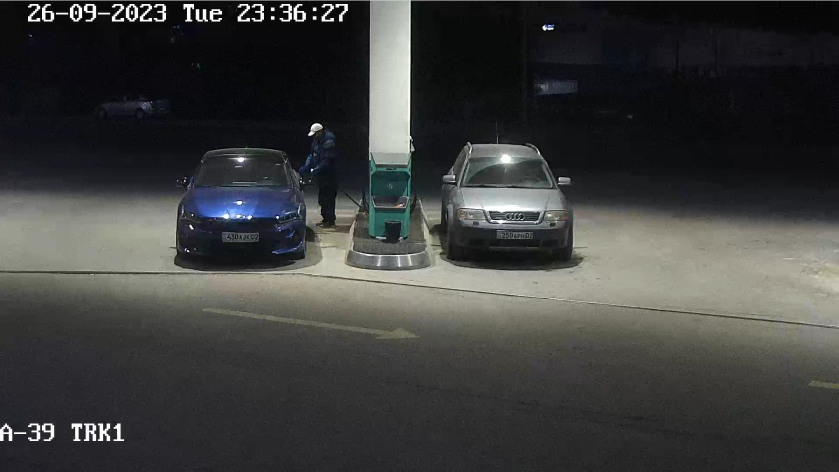
#> input picture dataset/cars-plate-kz/train/images/-2023-10-16-14-49-31_png_jpg.rf.1176f87da195e713d0e900bbca6984b7.jpg, 1678 x 944 px (shown at 1/2 size)
$ python -i anpr.py   (imports and definitions only)
#> lines starting #> are read from the running program, lines starting #| are printed output that depends on the picture; after the words box and inside, x2 and y2 are one past the last pixel; in counts of white or black regions, pixels touching at a corner belong together
#> further down, picture is the input picture: shape (944, 1678, 3); mean B, G, R 60.4, 61.6, 60.9
# anpr.py
from __future__ import annotations

from dataclasses import dataclass
from typing import Any, Dict, Optional, Tuple, Union

import os
from datetime import datetime

import cv2
import numpy as np
from ultralytics import YOLO

from modules.ocr import PlateOCR
from limitations.plate_rules import normalize_plate   # <<< вот это добавляем


ImageType = Union[str, np.ndarray]


@dataclass
class DetectionResult:
    plate: Optional[str]
    det_conf: float
    ocr_conf: float
    bbox: Optional[Tuple[int, int, int, int]]


def preprocess_plate(img: np.ndarray) -> Tuple[np.ndarray, np.ndarray]:
    """
    Жёсткая предобработка маленького номера:
    - серое изображение
    - CLAHE (контраст)
    - bilateral filter (шум)
    - ресайз вверх
    - адаптивный порог
    """
    if img.ndim == 3:
        gray = cv2.cvtColor(img, cv2.COLOR_BGR2GRAY)
    else:
        gray = img

    # Увеличиваем картинку, чтобы OCRу было проще
    h, w = gray.shape[:2]
#> h = 944; w = 1678
    scale = max(2.0, 240.0 / max(h, w))
#> scale = 2
    new_w = int(w * scale)
#> new_w = 3356
    new_h = int(h * scale)
#> new_h = 1888
    gray = cv2.resize(gray, (new_w, new_h), interpolation=cv2.INTER_CUBIC)
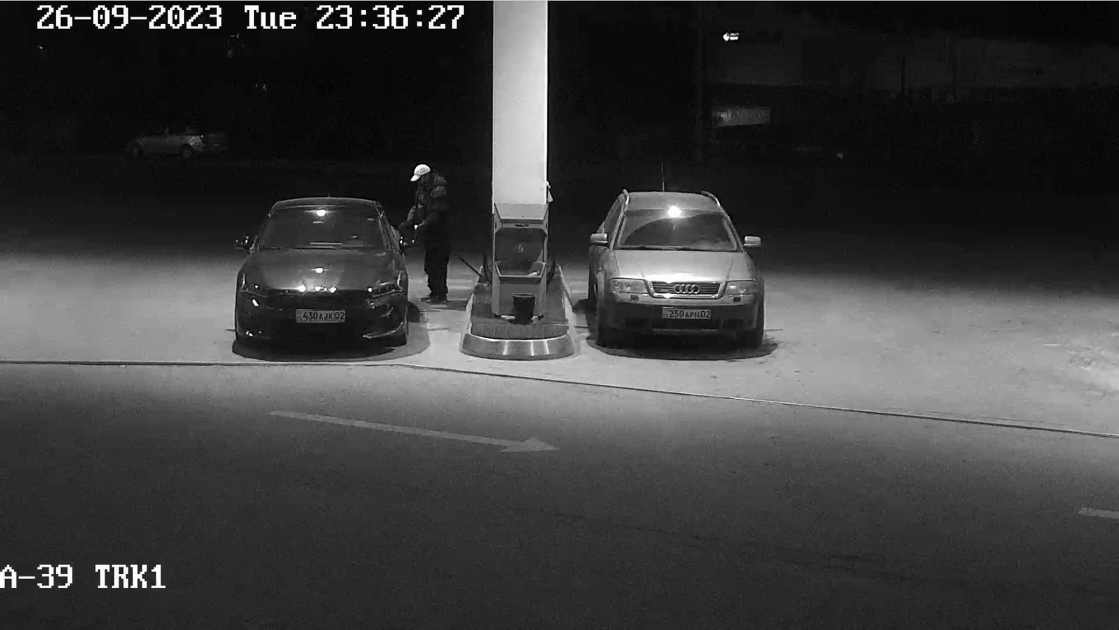
#> gray: shape (1888, 3356) (shown at 1/3 size); min 0, max 255, mean 61.2

    # Выравниваем контраст
    clahe = cv2.createCLAHE(clipLimit=2.0, tileGridSize=(8, 8))
    clahe_img = clahe.apply(gray)
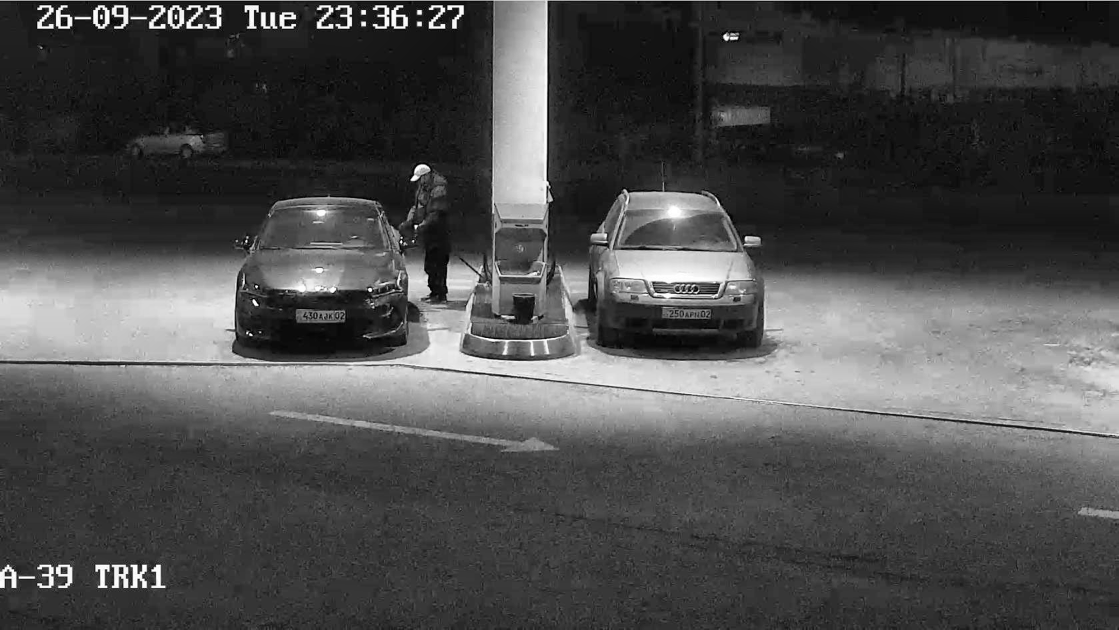
#> clahe_img: shape (1888, 3356) (shown at 1/3 size); min 0, max 255, mean 76.2
    clahe_bgr = cv2.cvtColor(clahe_img, cv2.COLOR_GRAY2BGR)

    # --- вместо bilateral + adaptiveThreshold делаем так ---

    # Чуть сглаживаем шум
    blur = cv2.GaussianBlur(clahe_img, (5, 5), 0)

    # Глобальный порог Otsu — обычно лучше на номерах, чем адаптивный истерик
    _, th = cv2.threshold(
        blur,
        0,
        255,
        cv2.THRESH_BINARY + cv2.THRESH_OTSU,
    )
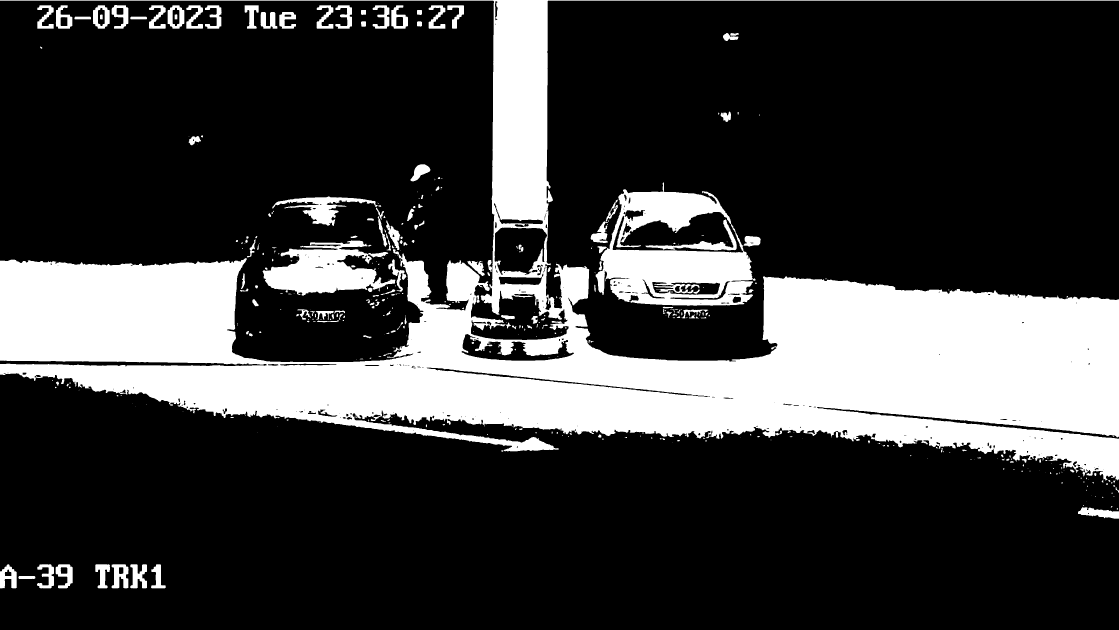
#> th: shape (1888, 3356) (shown at 1/3 size); 23.9% white; 410 white regions (209 under 20 px), largest, box (x1, y1, x2, y2) and area: (0, 0, 3356, 1442) 1298558, (1787, 547, 2267, 917) 89525, (788, 721, 1187, 887) 36052

    # Небольшая морфология: убираем одиночный шум и склеиваем дырки в символах
    kernel = np.ones((3, 3), np.uint8)
    th = cv2.morphologyEx(th, cv2.MORPH_OPEN, kernel, iterations=1)
#> th: shape (1888, 3356); 23.8% white; 317 white regions (102 under 20 px), largest, box (x1, y1, x2, y2) and area: (0, 0, 3356, 1441) 1296152, (1787, 568, 2259, 917) 88484, (788, 722, 1186, 887) 35040
    th = cv2.morphologyEx(th, cv2.MORPH_CLOSE, kernel, iterations=1)
#> th: shape (1888, 3356); 23.8% white; 260 white regions (83 under 20 px), largest, box (x1, y1, x2, y2) and area: (0, 0, 3356, 1441) 1299921, (1787, 568, 2282, 917) 95516, (788, 722, 1186, 887) 36226

    # Для PaddleOCR делаем 3 канала
    proc = cv2.cvtColor(th, cv2.COLOR_GRAY2BGR)

    # Отладочные сохранения (можешь выключить)
    cv2.imwrite("debug_raw_crop.jpg", img)
    cv2.imwrite("debug_proc_crop.jpg", proc)

    return proc, clahe_bgr


class ANPR:
    """
    Общий движок:
    - YOLO детектит номерной знак
    - вырезаем кроп
    - предобработка
    - PaddleOCR + нормализация под KZ
    """

    # [129 lines left out: functions __init__, _load_image, infer, test_anpr, not called in this run]


# [7 lines not run here, left out]

>>> import cv2
>>> picture = cv2.imread('../dataset/cars-plate-kz/train/images/-2023-10-16-14-49-31_png_jpg.rf.1176f87da195e713d0e900bbca6984b7.jpg')
>>> result = preprocess_plate(picture)

$ run again, on dataset/cars-plate-kz/train/images/-2023-10-16-14-50-14_png_jpg.rf.75987c378670f21c52f99e48e8aa6472.jpg
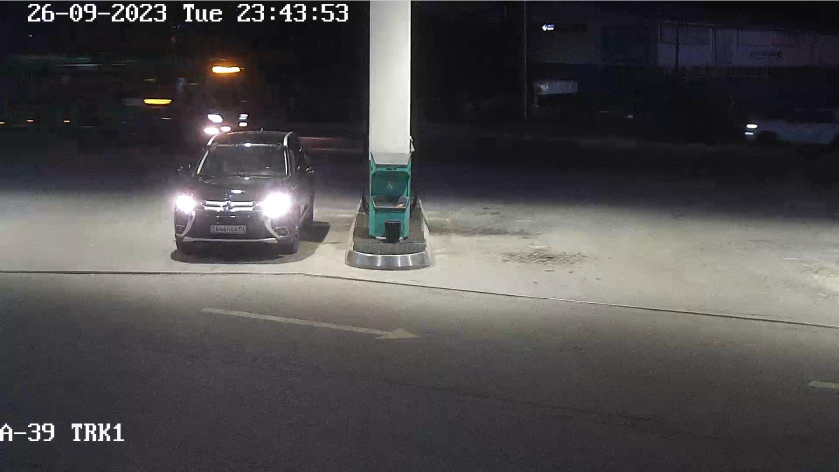
#> input picture dataset/cars-plate-kz/train/images/-2023-10-16-14-50-14_png_jpg.rf.75987c378670f21c52f99e48e8aa6472.jpg, 1678 x 944 px (shown at 1/2 size)
#> picture is the input picture: shape (944, 1678, 3); mean B, G, R 75.8, 75.3, 77.2
#> in preprocess_plate, `clahe_img = clahe.apply(gray)`:
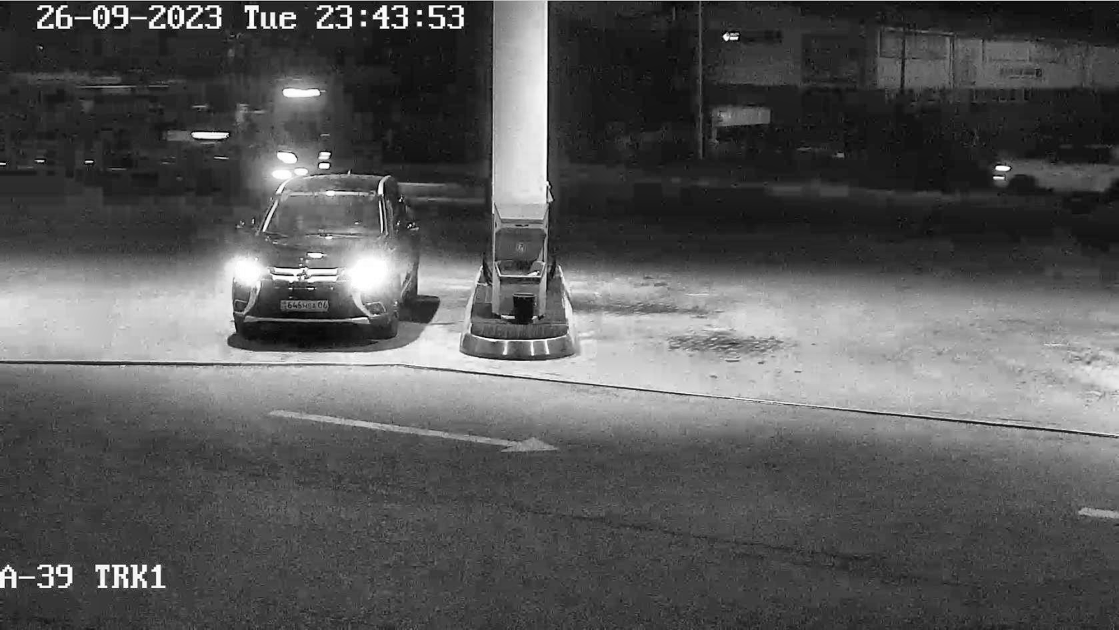
#> clahe_img: shape (1888, 3356) (shown at 1/3 size); min 0, max 255, mean 87
#> in preprocess_plate, `_, th = cv2.threshold( blur, 0, 255, cv2.THRESH_BINARY + cv2.THRESH_OT..`:
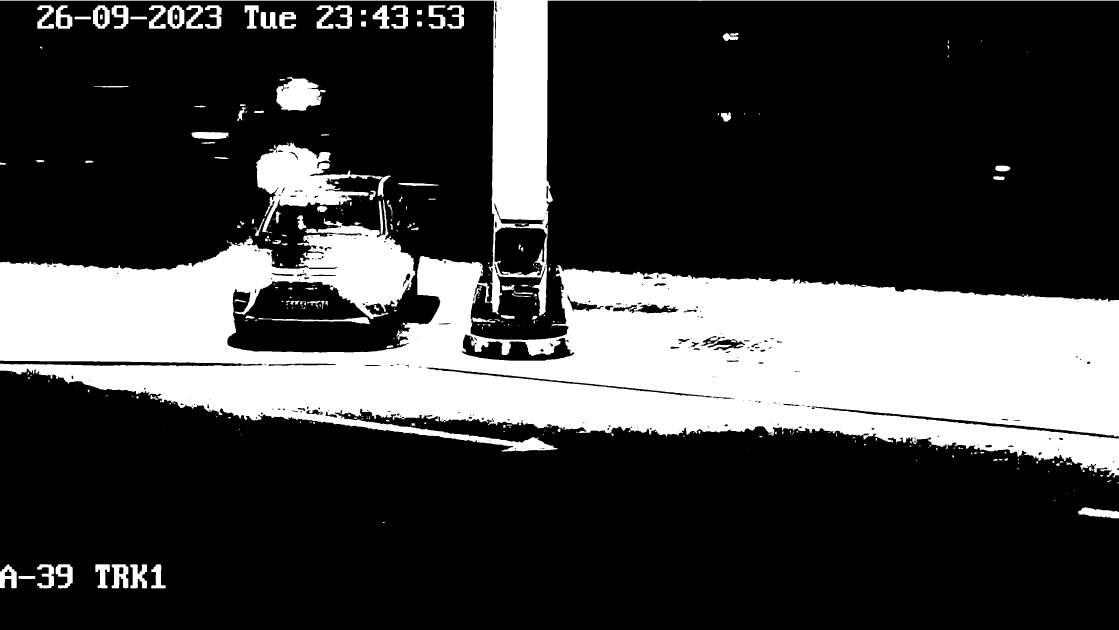
#> th: shape (1888, 3356) (shown at 1/3 size); 25.2% white; 344 white regions (169 under 20 px), largest, box (x1, y1, x2, y2) and area: (0, 599, 3356, 1433) 1351911, (0, 0, 3356, 947) 125502, (769, 428, 1172, 699) 38552
#> proc: shape (1888, 3356, 3); 25.2% white; 219 white regions (57 under 20 px), largest, box (x1, y1, x2, y2) and area: (0, 601, 3356, 1432) 1354713, (0, 0, 3356, 947) 125645, (769, 428, 1113, 697) 37496

$ run again, on dataset/cars-plate-kz/train/images/-2023-10-16-14-50-37_png_jpg.rf.b75ca4b0343ddf6da55b2a0673282863.jpg
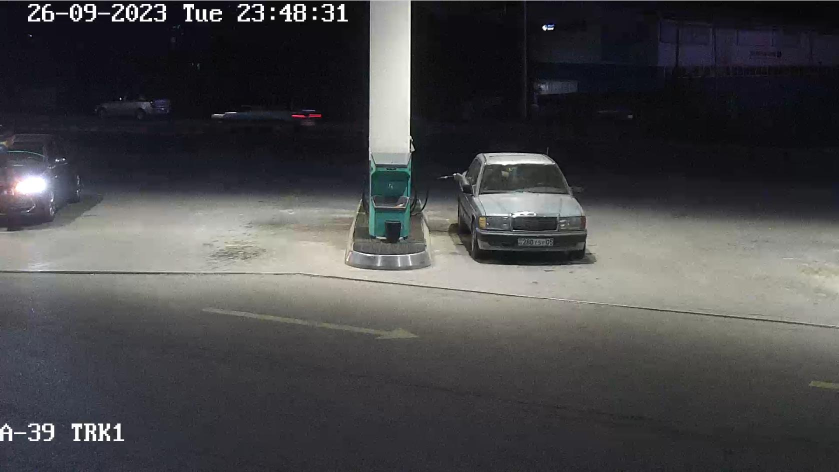
#> input picture dataset/cars-plate-kz/train/images/-2023-10-16-14-50-37_png_jpg.rf.b75ca4b0343ddf6da55b2a0673282863.jpg, 1678 x 944 px (shown at 1/2 size)
#> picture is the input picture: shape (944, 1678, 3); mean B, G, R 72.7, 71.1, 71.4
#> in preprocess_plate, `clahe_img = clahe.apply(gray)`:
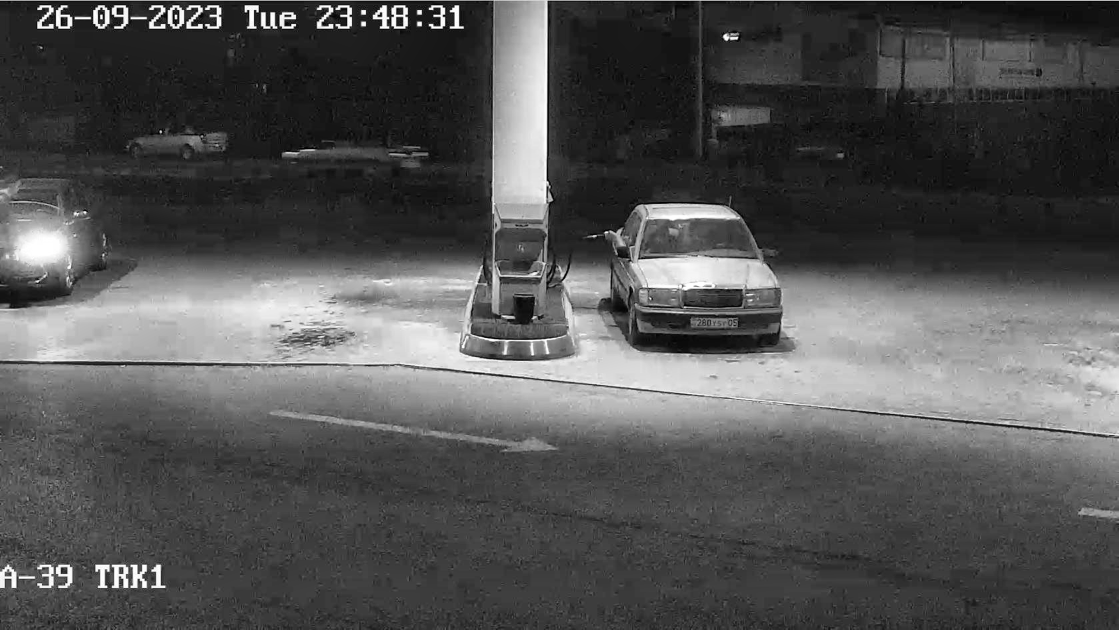
#> clahe_img: shape (1888, 3356) (shown at 1/3 size); min 0, max 255, mean 82.9
#> in preprocess_plate, `_, th = cv2.threshold( blur, 0, 255, cv2.THRESH_BINARY + cv2.THRESH_OT..`:
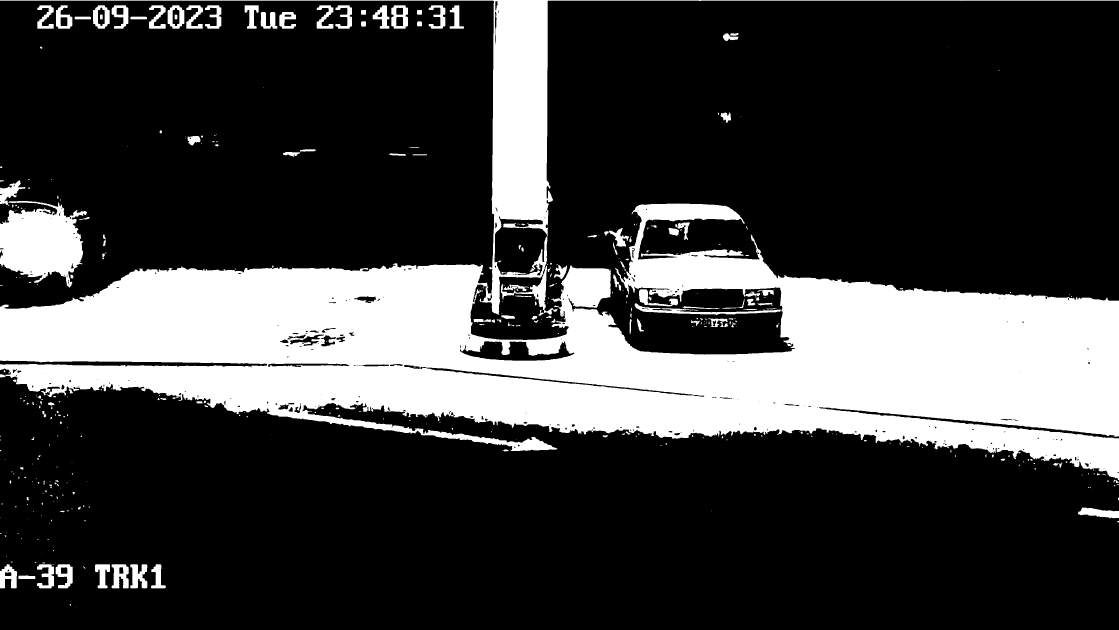
#> th: shape (1888, 3356) (shown at 1/3 size); 24.7% white; 436 white regions (246 under 20 px), largest, box (x1, y1, x2, y2) and area: (0, 0, 3356, 1440) 1439368, (0, 603, 261, 863) 43972, (1503, 797, 1673, 947) 3798
#> proc: shape (1888, 3356, 3); 24.7% white; 246 white regions (80 under 20 px), largest, box (x1, y1, x2, y2) and area: (0, 0, 3356, 1440) 1447416, (0, 603, 260, 862) 44048, (335, 1693, 386, 1765) 2602

$ run again, on dataset/cars-plate-kz/train/images/-2023-10-16-14-51-14_png_jpg.rf.d652c65a4e2a65d27945ec5ed4c45d63.jpg
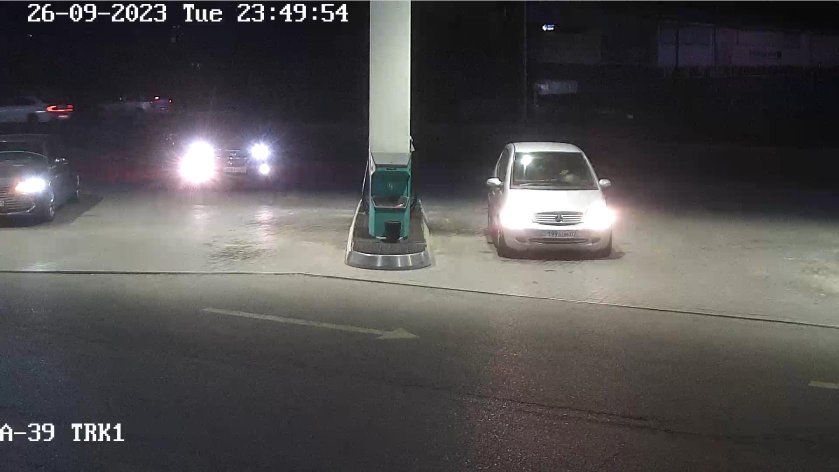
#> input picture dataset/cars-plate-kz/train/images/-2023-10-16-14-51-14_png_jpg.rf.d652c65a4e2a65d27945ec5ed4c45d63.jpg, 1678 x 944 px (shown at 1/2 size)
#> picture is the input picture: shape (944, 1678, 3); mean B, G, R 78.6, 78.4, 80.8
#> in preprocess_plate, `clahe_img = clahe.apply(gray)`:
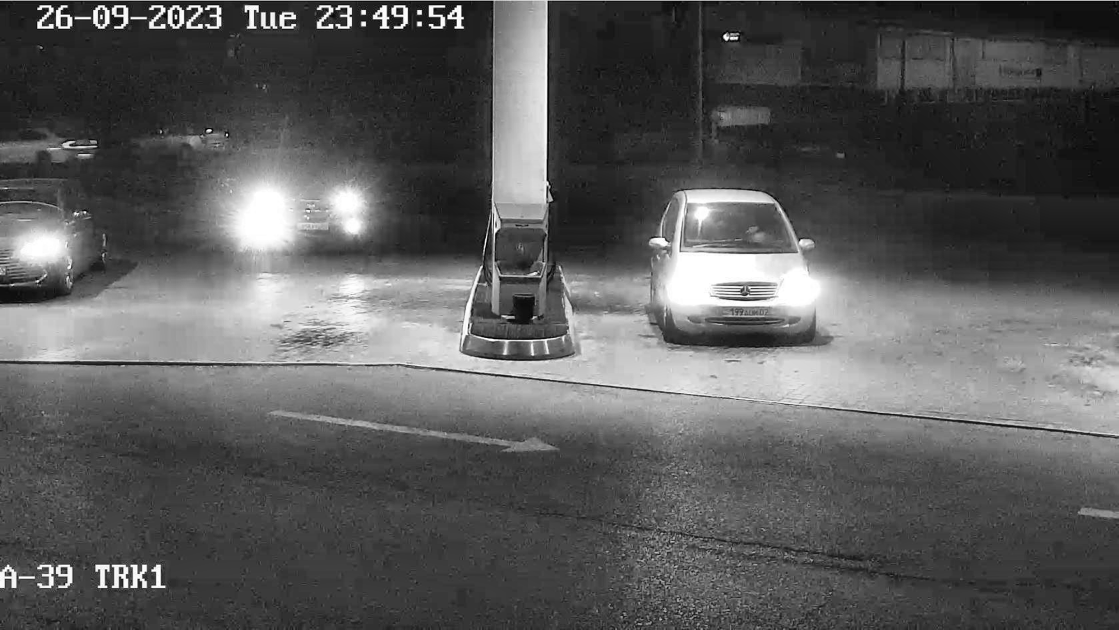
#> clahe_img: shape (1888, 3356) (shown at 1/3 size); min 0, max 255, mean 89.5
#> in preprocess_plate, `_, th = cv2.threshold( blur, 0, 255, cv2.THRESH_BINARY + cv2.THRESH_OT..`:
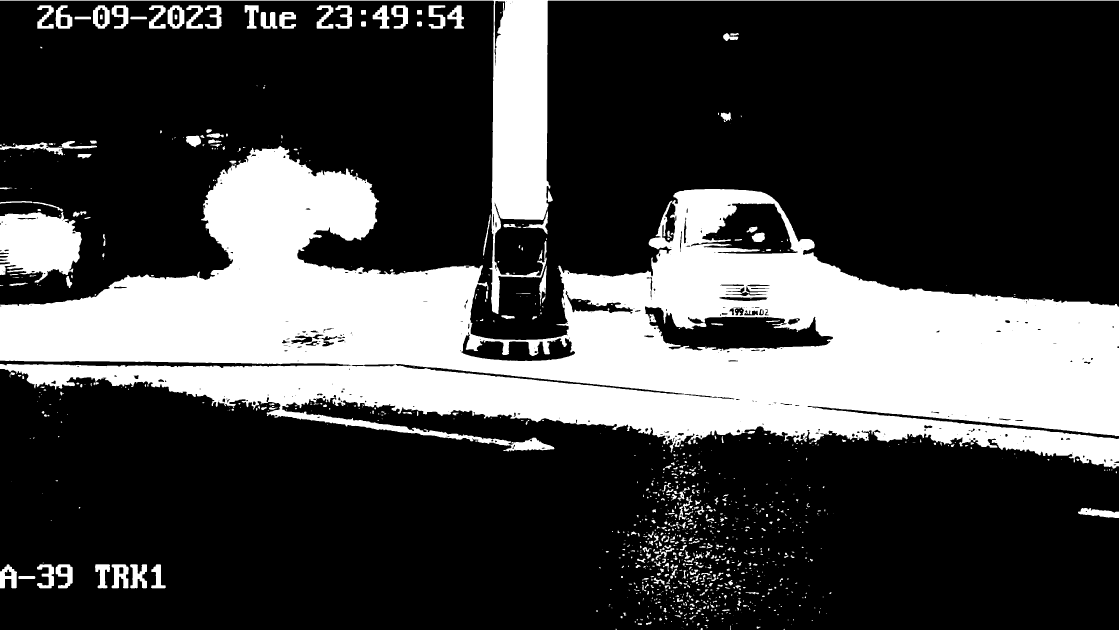
#> th: shape (1888, 3356) (shown at 1/3 size); 27.1% white; 1106 white regions (606 under 20 px), largest, box (x1, y1, x2, y2) and area: (0, 438, 3356, 1406) 1469661, (0, 0, 3356, 942) 117780, (0, 636, 246, 848) 38394
#> proc: shape (1888, 3356, 3); 27.1% white; 656 white regions (229 under 20 px), largest, box (x1, y1, x2, y2) and area: (0, 438, 3356, 1406) 1471478, (0, 0, 3356, 942) 118882, (0, 637, 245, 848) 38464
